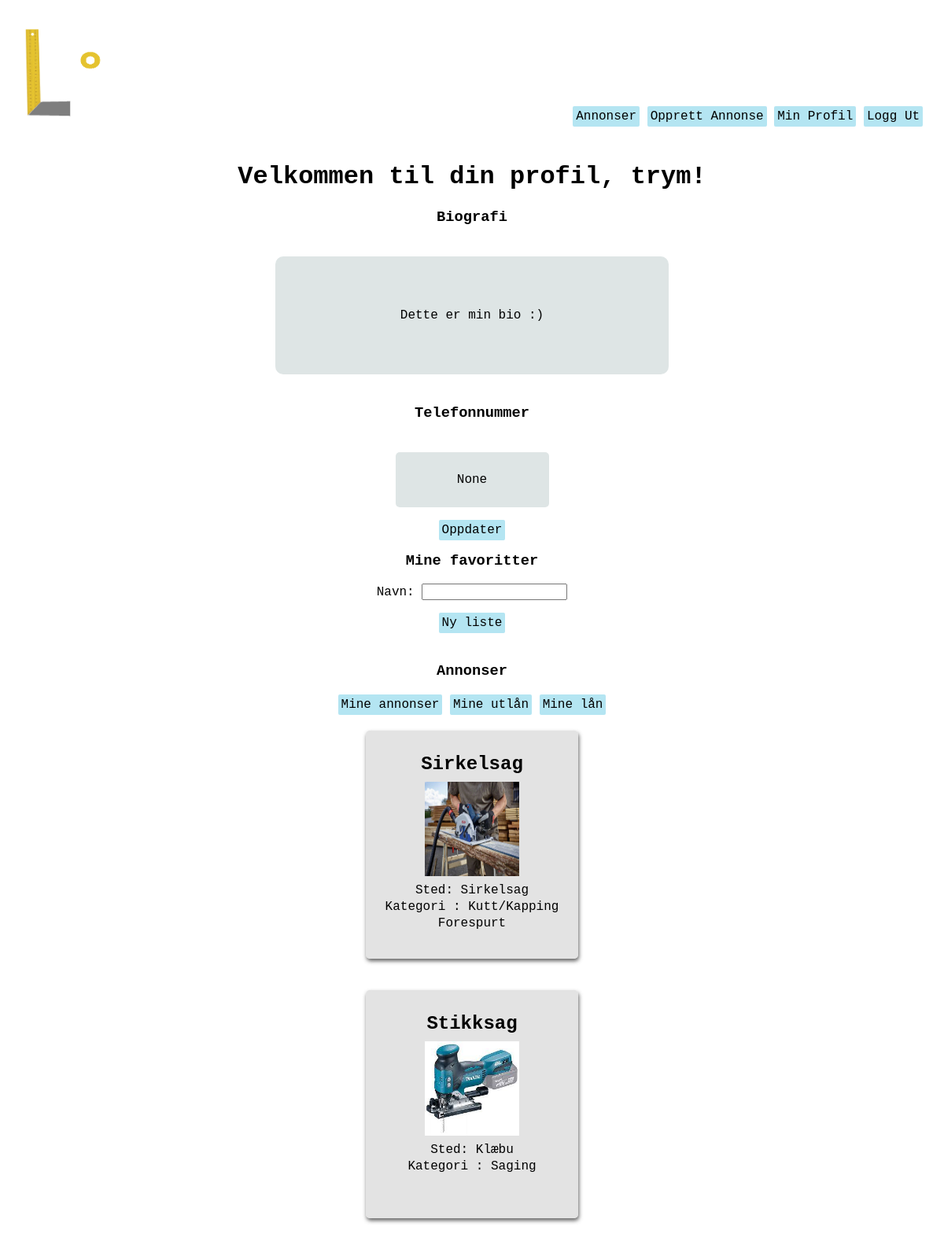
/users/profile (signed in), run on the app's committed database.
### users/models.py (models this page shows, shortened)
class Profile(models.Model):
    user = models.OneToOneField(User, on_delete=models.CASCADE)
    bio = models.TextField(verbose_name="Biografi", null=True)
    tlf = models.PositiveIntegerField(verbose_name="Telefonnummer",validators=[MaxValueValidator(9999999999)], null=True)

### homepage/models.py (models this page shows, shortened)
class Listing(models.Model):
    owner = models.ForeignKey(User, verbose_name = 'User', on_delete=models.CASCADE, null=True) #user burde kanskje endres til settings.AUTH_USER_MODEL. må i så fall django.conf import settings
    title = models.CharField(max_length=50, verbose_name="Tittel")
    image = models.ImageField(upload_to='images/', null=True)
    loaned = models.BooleanField(default=False, verbose_name="Utlånt?")
    price = models.PositiveSmallIntegerField(verbose_name='Pris', default=0)
    location = models.CharField(max_length=100, verbose_name="Sted") #burde kanskje være annet enn CharField. Gjør det vanskelig å sortere etter denne attributten
    description = models.TextField(verbose_name="Beskrivelse")
    SW = 1
    PT = 2
    WD = 3
    CT = 4
    SV = 5
    BO = 6
    OT = 7
    CATEGORY_CHOICES = (
        (SW, 'Saging'),
        (PT, 'Maling'),
        (WD, 'Sveising'),
        (CT, 'Kutt/Kapping'),
        (SV, 'Skruverktøy'),
        (BO, 'Slagverktøy'),
        (OT, 'Annet'),
    )
    category = models.PositiveSmallIntegerField(
        choices = CATEGORY_CHOICES,
        default = OT,
        verbose_name="Kategori",
    )

### users/views.py (the view)
# urls.py: path('profile', views.my_profile, name='my_profile'),
@login_required
def my_profile(request):
    current_user = request.user
    user_listings = current_user.listing_set.all()
    user_profile = current_user.profile
    listings = []
    if request.POST.get('loaned_out'):
        for listing in user_listings:
            if listing.loaned:
                listings.append(listing)
    elif request.POST.get('my_loans'):
        agreements= Agreement.objects.filter(loaner=request.user)
        for agreement in agreements:
            listings.append(agreement.listing)
    else:
        for listing in user_listings:
            if not listing.loaned:
                listings.append(listing)
    mine_favoritter = current_user.list_owner.all()
    form = MakeFavouritesListForm(request.POST)
    allListings = Listing.objects.all()
    if form.is_valid():
        newList = form.save(commit=False)
        newList.owner = current_user
        newList.save()
    else:
        form = MakeFavouritesListForm()
    context = {'user': current_user, 'listings': listings, 'profile': user_profile, 'mine_favoritter':mine_favoritter, 'form':form, 'allListings': allListings}
    return render(request, 'users/my_profile.html', context)

### users/forms.py
class MakeFavouritesListForm(ModelForm):
    class Meta:
        model = UserDefinedList
        fields = ['listName']

### users/templates/users/my_profile.html (shortened to what this page needs)
{% extends "users/base.html" %}
{% block content %}
<div>
    <h1>Velkommen til din profil, {{user.username}}!</h1>
    <div>
        <h3>Biografi</h3>
        <div class='bioDIV'>
            <p>
                {{profile.bio}}
            </p>
        </div>
        <h3>Telefonnummer</h3>
        <div class='tlfDIV'>
            <p>
                {{profile.tlf}}
            </p>
        </div>
    </div>
    <a href="{% url 'users:update_profile' %}" class="knapp">Oppdater</a>
    <br>
    <h3>Mine favoritter</h3>
    <form action="" method = "POST">
        {{ form.as_p }}
        <input type="submit" value="Ny liste" class="knapp">
    </form>
    <br>
    <h3>Annonser</h3>
    <div>
        <form action="{% url 'users:my_profile' %}" method="POST">
            <button type="submit" value = "Click" name="my_listings">Mine annonser</button>
            <button type="submit" value = "Click" name="loaned_out">Mine utlån</button>
            <button type="submit" value = "Click" name="my_loans">Mine lån</button>
        </form>
    </div>
    <div>
        {% for listing in listings %}
            <div class="listingDIV">
                <a href="{% url 'homepage:listing' listing_id=listing.id %}" class="listingLink">invisible link!</a>
                <div class="listingContent">
                    <h2>{{listing.title}}</h2>
                    <div class="listingImg">
                        <img src="{{listing.image.url}} " width="120px" height="120px" />
                    </div>
                    <p>Sted: {{listing.location}}</p>
                    <p>Kategori : {{listing.get_category_display}}</p>
                    {% if listing.agreement_req_listing.all %}
                        <p>Forespurt</p>
                    {% endif %}
                </div>
            </div>
        {% endfor %}
    </div>
    <br>
</div>
{% endblock content %}

### users/templates/users/base.html (shortened to what this page needs)
{% load static %}
<!DOCTYPE html>
<html lang="nb">
  <head>
    <link rel="stylesheet" href="{% static 'stylish.css'%}?{% now "U" %}">
  </head>
  <header> <div class="topbar">
    <div class="topbarBoxImg">
      <a href="{% url 'homepage:listing_overview' %}" class="Logo">
        <img src="{% static 'img/logo.png' %}" alt="En nydelig logo" class="logoIMG">
      </a>
    </div>
    <div class="topbarBox">
        <a href="{% url 'homepage:listing_overview' %}" class="knapp">Annonser</a>
        {% if user.is_authenticated %}
        <a href="{% url 'homepage:add_listing' %}" class="knapp">Opprett Annonse</a>
        <a href="{% url 'users:my_profile' %}" class="knapp">Min Profil</a>
        <a href="{% url 'logout' %}" class="knapp">Logg Ut</a>
        {% else %}
        <a href="{% url 'login' %}" class="knapp">Logg inn</a>
        <a href="{% url 'users:signup' %}" class="knapp">Registrer deg</a>
        {% endif %}
    </div>
    <link rel="stylesheet" href="https://use.fontawesome.com/releases/v5.8.2/css/all.css">
  </header>
  <body class="bg">
    <div class="contentBG">
      <div class="contentbox">
        {% block content %}
        {% endblock %}
      </div>
    </div>
  </body>
</html>

### users/static/stylish.css (style rules this page uses)
.bg { margin: 0px; background-image: url("../static/img/standinBG2_r.jpg"); background-size: cover; height: 100%; min-height: 100vh; font-family: 'Courier New', Courier, monospace; }
.contentBG { background-color: rgb(255, 255, 255); margin: 0px; margin-top: 10px; width: 100%; padding: 0px; min-height: 80vh; height: auto; }
.contentbox { margin: auto; width: 50%; padding: 10px; text-align: center; }
.topbar { margin: auto; padding: 1vh; text-align: center; }
.topbar .logoIMG { height: 15vh; }
.topbarBox { width: 48%; margin-top: 3vh; display: inline-block; text-align: right; }
.topbarBoxImg { width: 48%; margin-top: 3vh; display: inline-block; text-align: left; }
button, .knapp, .knappStor { background-color: rgb(180, 229, 242); padding: 4px; text-decoration: none; box-shadow: 2px; font-family: 'Courier New', Courier, monospace; color: black; border: none; border-radius: 2px; font-size: 16px; }
.listingDIV { background-color: rgba(218, 218, 218, 0.737); box-shadow: 1px 3px 5px rgba(63, 63, 63, 0.813); padding: 20px; margin: 20px; border-radius: 5px; display: inline-block; width: 230px; height: 250px; line-height: 5px; text-align: left; }
.listingLink { color: transparent; position: absolute; width: inherit; height: inherit; line-height: normal; }
.listingImg { display: inline-block; height: 120px; width: 120px; }
.listingContent { text-align: center; }
.bioDIV { background-color: rgb(222, 229, 229); border-radius: 10px; padding: 50px; margin: 20px; width: 400px; height: auto; display: inline-block; }
.tlfDIV { background-color: rgb(222, 229, 229); border-radius: 5px; padding: 10px; margin: 20px; width: 175px; height: auto; display: inline-block; }

### data on the page
Profile: bio "Dette er min bio :)", tlf "None"
Listing: title "Sirkelsag", image (picture), location "Sirkelsag", category "Kutt/Kapping", shows "Forespurt"
Listing: title "Stikksag", image (picture), location "Klæbu", category "Saging"

### other printed values
{{ user.username }} "trym"
